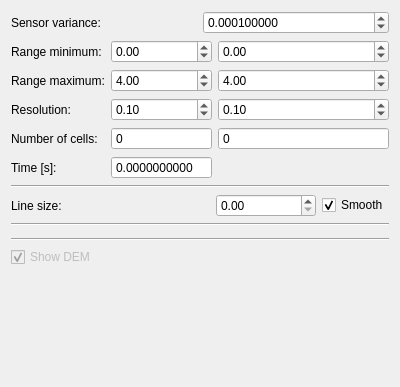
<?xml version="1.0" encoding="UTF-8"?>
<ui version="4.0">
 <class>DEMControl</class>
 <widget class="QWidget" name="DEMControl">
  <property name="geometry">
   <rect>
    <x>0</x>
    <y>0</y>
    <width>400</width>
    <height>387</height>
   </rect>
  </property>
  <property name="windowTitle">
   <string>Form</string>
  </property>
  <layout class="QVBoxLayout" name="verticalLayout">
   <item>
    <layout class="QGridLayout" name="sensorLayout">
     <item row="0" column="0">
      <widget class="QLabel" name="sensorLabel">
       <property name="text">
        <string>Sensor variance:</string>
       </property>
      </widget>
     </item>
     <item row="0" column="1">
      <widget class="QDoubleSpinBox" name="sensorSpinBox">
       <property name="decimals">
        <number>9</number>
       </property>
       <property name="singleStep">
        <double>0.000100000000000</double>
       </property>
       <property name="value">
        <double>0.000100000000000</double>
       </property>
      </widget>
     </item>
    </layout>
   </item>
   <item>
    <layout class="QGridLayout" name="cellLayout">
     <item row="0" column="0">
      <widget class="QLabel" name="rangeMinTextLabel">
       <property name="text">
        <string>Range minimum:</string>
       </property>
      </widget>
     </item>
     <item row="2" column="1">
      <widget class="QDoubleSpinBox" name="rangeMaxXSpinBox">
       <property name="minimum">
        <double>-100.000000000000000</double>
       </property>
       <property name="maximum">
        <double>100.000000000000000</double>
       </property>
       <property name="singleStep">
        <double>0.100000000000000</double>
       </property>
       <property name="value">
        <double>4.000000000000000</double>
       </property>
      </widget>
     </item>
     <item row="2" column="2">
      <widget class="QDoubleSpinBox" name="rangeMaxYSpinBox">
       <property name="minimum">
        <double>-100.000000000000000</double>
       </property>
       <property name="maximum">
        <double>100.000000000000000</double>
       </property>
       <property name="singleStep">
        <double>0.100000000000000</double>
       </property>
       <property name="value">
        <double>4.000000000000000</double>
       </property>
      </widget>
     </item>
     <item row="2" column="0">
      <widget class="QLabel" name="rangeMaxTextLabel">
       <property name="text">
        <string>Range maximum:</string>
       </property>
      </widget>
     </item>
     <item row="3" column="0">
      <widget class="QLabel" name="resolutionTextLabel">
       <property name="text">
        <string>Resolution:</string>
       </property>
      </widget>
     </item>
     <item row="3" column="1">
      <widget class="QDoubleSpinBox" name="resXSpinBox">
       <property name="minimum">
        <double>0.000000000000000</double>
       </property>
       <property name="maximum">
        <double>100.000000000000000</double>
       </property>
       <property name="singleStep">
        <double>0.010000000000000</double>
       </property>
       <property name="value">
        <double>0.100000000000000</double>
       </property>
      </widget>
     </item>
     <item row="3" column="2">
      <widget class="QDoubleSpinBox" name="resYSpinBox">
       <property name="minimum">
        <double>0.000000000000000</double>
       </property>
       <property name="maximum">
        <double>100.000000000000000</double>
       </property>
       <property name="singleStep">
        <double>0.010000000000000</double>
       </property>
       <property name="value">
        <double>0.100000000000000</double>
       </property>
      </widget>
     </item>
     <item row="0" column="1">
      <widget class="QDoubleSpinBox" name="rangeMinXSpinBox">
       <property name="minimum">
        <double>-100.000000000000000</double>
       </property>
       <property name="maximum">
        <double>100.000000000000000</double>
       </property>
       <property name="singleStep">
        <double>0.100000000000000</double>
       </property>
      </widget>
     </item>
     <item row="0" column="2">
      <widget class="QDoubleSpinBox" name="rangeMinYSpinBox">
       <property name="minimum">
        <double>-100.000000000000000</double>
       </property>
       <property name="maximum">
        <double>100.000000000000000</double>
       </property>
       <property name="singleStep">
        <double>0.100000000000000</double>
       </property>
      </widget>
     </item>
     <item row="4" column="0">
      <widget class="QLabel" name="numCellsLabel">
       <property name="text">
        <string>Number of cells:</string>
       </property>
      </widget>
     </item>
     <item row="4" column="1">
      <widget class="QSpinBox" name="numCellsXSpinBox">
       <property name="readOnly">
        <bool>true</bool>
       </property>
       <property name="buttonSymbols">
        <enum>QAbstractSpinBox::NoButtons</enum>
       </property>
       <property name="maximum">
        <number>1000000</number>
       </property>
      </widget>
     </item>
     <item row="4" column="2">
      <widget class="QSpinBox" name="numCellsYSpinBox">
       <property name="readOnly">
        <bool>true</bool>
       </property>
       <property name="buttonSymbols">
        <enum>QAbstractSpinBox::NoButtons</enum>
       </property>
       <property name="maximum">
        <number>1000000</number>
       </property>
      </widget>
     </item>
     <item row="5" column="0">
      <widget class="QLabel" name="timeLabel">
       <property name="text">
        <string>Time [s]:</string>
       </property>
      </widget>
     </item>
     <item row="5" column="1">
      <widget class="QDoubleSpinBox" name="timeSpinBox">
       <property name="readOnly">
        <bool>true</bool>
       </property>
       <property name="buttonSymbols">
        <enum>QAbstractSpinBox::NoButtons</enum>
       </property>
       <property name="decimals">
        <number>10</number>
       </property>
       <property name="maximum">
        <double>100.000000000000000</double>
       </property>
      </widget>
     </item>
     <item row="5" column="2">
      <spacer name="horizontalSpacer">
       <property name="orientation">
        <enum>Qt::Horizontal</enum>
       </property>
       <property name="sizeHint" stdset="0">
        <size>
         <width>40</width>
         <height>20</height>
        </size>
       </property>
      </spacer>
     </item>
    </layout>
   </item>
   <item>
    <widget class="Line" name="line_5">
     <property name="orientation">
      <enum>Qt::Horizontal</enum>
     </property>
    </widget>
   </item>
   <item>
    <layout class="QHBoxLayout" name="lineSizeLayout">
     <item>
      <widget class="QLabel" name="lineSizeTextLabel">
       <property name="text">
        <string>Line size:</string>
       </property>
      </widget>
     </item>
     <item>
      <spacer name="horizontalSpacer_2">
       <property name="orientation">
        <enum>Qt::Horizontal</enum>
       </property>
       <property name="sizeHint" stdset="0">
        <size>
         <width>40</width>
         <height>20</height>
        </size>
       </property>
      </spacer>
     </item>
     <item>
      <widget class="QDoubleSpinBox" name="lineSizeSpinBox">
       <property name="minimumSize">
        <size>
         <width>100</width>
         <height>0</height>
        </size>
       </property>
       <property name="frame">
        <bool>true</bool>
       </property>
       <property name="decimals">
        <number>2</number>
       </property>
       <property name="maximum">
        <double>100.000000000000000</double>
       </property>
      </widget>
     </item>
     <item>
      <widget class="QCheckBox" name="smoothLinesCheckBox">
       <property name="text">
        <string>Smooth</string>
       </property>
       <property name="checked">
        <bool>true</bool>
       </property>
      </widget>
     </item>
    </layout>
   </item>
   <item>
    <widget class="Line" name="line_4">
     <property name="orientation">
      <enum>Qt::Horizontal</enum>
     </property>
    </widget>
   </item>
   <item>
    <widget class="ColorChooser" name="colorChooser" native="true"/>
   </item>
   <item>
    <widget class="Line" name="line_3">
     <property name="orientation">
      <enum>Qt::Horizontal</enum>
     </property>
    </widget>
   </item>
   <item>
    <layout class="QGridLayout" name="showLayout">
     <item row="0" column="0">
      <widget class="QCheckBox" name="showDEMCheckBox">
       <property name="enabled">
        <bool>false</bool>
       </property>
       <property name="text">
        <string>Show DEM</string>
       </property>
       <property name="checked">
        <bool>true</bool>
       </property>
      </widget>
     </item>
    </layout>
   </item>
   <item>
    <spacer name="verticalSpacer">
     <property name="orientation">
      <enum>Qt::Vertical</enum>
     </property>
     <property name="sizeType">
      <enum>QSizePolicy::Expanding</enum>
     </property>
     <property name="sizeHint" stdset="0">
      <size>
       <width>20</width>
       <height>40</height>
      </size>
     </property>
    </spacer>
   </item>
  </layout>
  <action name="testAction">
   <property name="text">
    <string>Test</string>
   </property>
  </action>
 </widget>
 <customwidgets>
  <customwidget>
   <class>ColorChooser</class>
   <extends>QWidget</extends>
   <header>ColorChooser.h</header>
   <container>1</container>
  </customwidget>
 </customwidgets>
 <resources/>
 <connections>
  <connection>
   <sender>lineSizeSpinBox</sender>
   <signal>valueChanged(double)</signal>
   <receiver>DEMControl</receiver>
   <slot>lineSizeChanged(double)</slot>
   <hints>
    <hint type="sourcelabel">
     <x>304</x>
     <y>27</y>
    </hint>
    <hint type="destinationlabel">
     <x>199</x>
     <y>149</y>
    </hint>
   </hints>
  </connection>
  <connection>
   <sender>smoothLinesCheckBox</sender>
   <signal>toggled(bool)</signal>
   <receiver>DEMControl</receiver>
   <slot>smoothLinesToggled(bool)</slot>
   <hints>
    <hint type="sourcelabel">
     <x>389</x>
     <y>33</y>
    </hint>
    <hint type="destinationlabel">
     <x>199</x>
     <y>149</y>
    </hint>
   </hints>
  </connection>
  <connection>
   <sender>showDEMCheckBox</sender>
   <signal>toggled(bool)</signal>
   <receiver>DEMControl</receiver>
   <slot>showDEMToggled(bool)</slot>
   <hints>
    <hint type="sourcelabel">
     <x>209</x>
     <y>100</y>
    </hint>
    <hint type="destinationlabel">
     <x>199</x>
     <y>193</y>
    </hint>
   </hints>
  </connection>
  <connection>
   <sender>rangeMaxXSpinBox</sender>
   <signal>valueChanged(double)</signal>
   <receiver>DEMControl</receiver>
   <slot>demChanged()</slot>
   <hints>
    <hint type="sourcelabel">
     <x>199</x>
     <y>56</y>
    </hint>
    <hint type="destinationlabel">
     <x>199</x>
     <y>193</y>
    </hint>
   </hints>
  </connection>
  <connection>
   <sender>rangeMaxYSpinBox</sender>
   <signal>valueChanged(double)</signal>
   <receiver>DEMControl</receiver>
   <slot>demChanged()</slot>
   <hints>
    <hint type="sourcelabel">
     <x>328</x>
     <y>56</y>
    </hint>
    <hint type="destinationlabel">
     <x>199</x>
     <y>193</y>
    </hint>
   </hints>
  </connection>
  <connection>
   <sender>resXSpinBox</sender>
   <signal>valueChanged(double)</signal>
   <receiver>DEMControl</receiver>
   <slot>demChanged()</slot>
   <hints>
    <hint type="sourcelabel">
     <x>199</x>
     <y>89</y>
    </hint>
    <hint type="destinationlabel">
     <x>199</x>
     <y>193</y>
    </hint>
   </hints>
  </connection>
  <connection>
   <sender>resYSpinBox</sender>
   <signal>valueChanged(double)</signal>
   <receiver>DEMControl</receiver>
   <slot>demChanged()</slot>
   <hints>
    <hint type="sourcelabel">
     <x>328</x>
     <y>89</y>
    </hint>
    <hint type="destinationlabel">
     <x>199</x>
     <y>193</y>
    </hint>
   </hints>
  </connection>
  <connection>
   <sender>rangeMinXSpinBox</sender>
   <signal>valueChanged(double)</signal>
   <receiver>DEMControl</receiver>
   <slot>demChanged()</slot>
   <hints>
    <hint type="sourcelabel">
     <x>199</x>
     <y>23</y>
    </hint>
    <hint type="destinationlabel">
     <x>199</x>
     <y>193</y>
    </hint>
   </hints>
  </connection>
  <connection>
   <sender>rangeMinYSpinBox</sender>
   <signal>valueChanged(double)</signal>
   <receiver>DEMControl</receiver>
   <slot>demChanged()</slot>
   <hints>
    <hint type="sourcelabel">
     <x>328</x>
     <y>23</y>
    </hint>
    <hint type="destinationlabel">
     <x>199</x>
     <y>193</y>
    </hint>
   </hints>
  </connection>
  <connection>
   <sender>sensorSpinBox</sender>
   <signal>valueChanged(double)</signal>
   <receiver>DEMControl</receiver>
   <slot>demChanged()</slot>
   <hints>
    <hint type="sourcelabel">
     <x>296</x>
     <y>23</y>
    </hint>
    <hint type="destinationlabel">
     <x>199</x>
     <y>193</y>
    </hint>
   </hints>
  </connection>
 </connections>
 <slots>
  <slot>lineSizeChanged(double)</slot>
  <slot>smoothLinesToggled(bool)</slot>
  <slot>showDEMToggled(bool)</slot>
  <slot>demChanged()</slot>
 </slots>
</ui>
